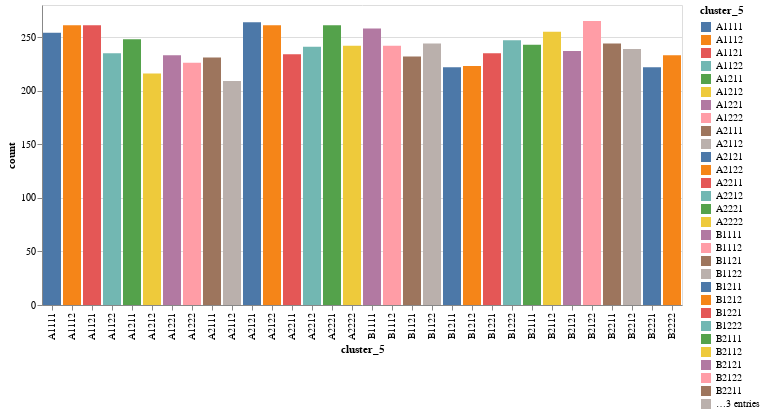

Notebook code cell kept with this figure:
### Code cell
show_b_stats('cluster_5', df_clustered)

### Figure 1 — Vega-Lite specification as saved in the notebook (floating-point values rounded to 4 significant figures)
{"config": {"view": {"continuousWidth": 300, "continuousHeight": 300}}, "data": {"name": "data-396c9180f3ba220feaeac621aba3b301"}, "mark": {"type": "bar", "tooltip": true}, "encoding": {"color": {"field": "cluster_5", "type": "nominal"}, "x": {"field": "cluster_5", "type": "nominal"}, "y": {"field": "count", "type": "quantitative"}}, "params": [{"name": "param_5", "select": {"type": "interval", "encodings": ["x", "y"]}, "bind": "scales"}], "$schema": "https://vega.github.io/schema/vega-lite/v5.20.1.json", "datasets": {"data-396c9180f3ba220feaeac621aba3b301": [{"cluster_5": "B2122", "count": 265}, {"cluster_5": "A2121", "count": 264}, {"cluster_5": "A1121", "count": 261}, {"cluster_5": "A2122", "count": 261}, {"cluster_5": "A1112", "count": 261}, {"cluster_5": "A2221", "count": 261}, {"cluster_5": "B1111", "count": 258}, {"cluster_5": "B2112", "count": 255}, {"cluster_5": "A1111", "count": 254}, {"cluster_5": "A1211", "count": 248}, {"cluster_5": "B1222", "count": 247}, {"cluster_5": "B1122", "count": 244}, {"cluster_5": "B2211", "count": 244}, {"cluster_5": "B2111", "count": 243}, {"cluster_5": "B1112", "count": 242}, {"cluster_5": "A2222", "count": 242}, {"cluster_5": "A2212", "count": 241}, {"cluster_5": "B2212", "count": 239}, {"cluster_5": "B2121", "count": 237}, {"cluster_5": "A1122", "count": 235}, {"cluster_5": "B1221", "count": 235}, {"cluster_5": "A2211", "count": 234}, {"cluster_5": "B2222", "count": 233}, {"cluster_5": "A1221", "count": 233}, {"cluster_5": "B1121", "count": 232}, {"cluster_5": "A2111", "count": 231}, {"cluster_5": "A1222", "count": 226}, {"cluster_5": "B1212", "count": 223}, {"cluster_5": "B2221", "count": 222}, {"cluster_5": "B1211", "count": 222}, {"cluster_5": "A1212", "count": 216}, {"cluster_5": "A2112", "count": 209}]}}
